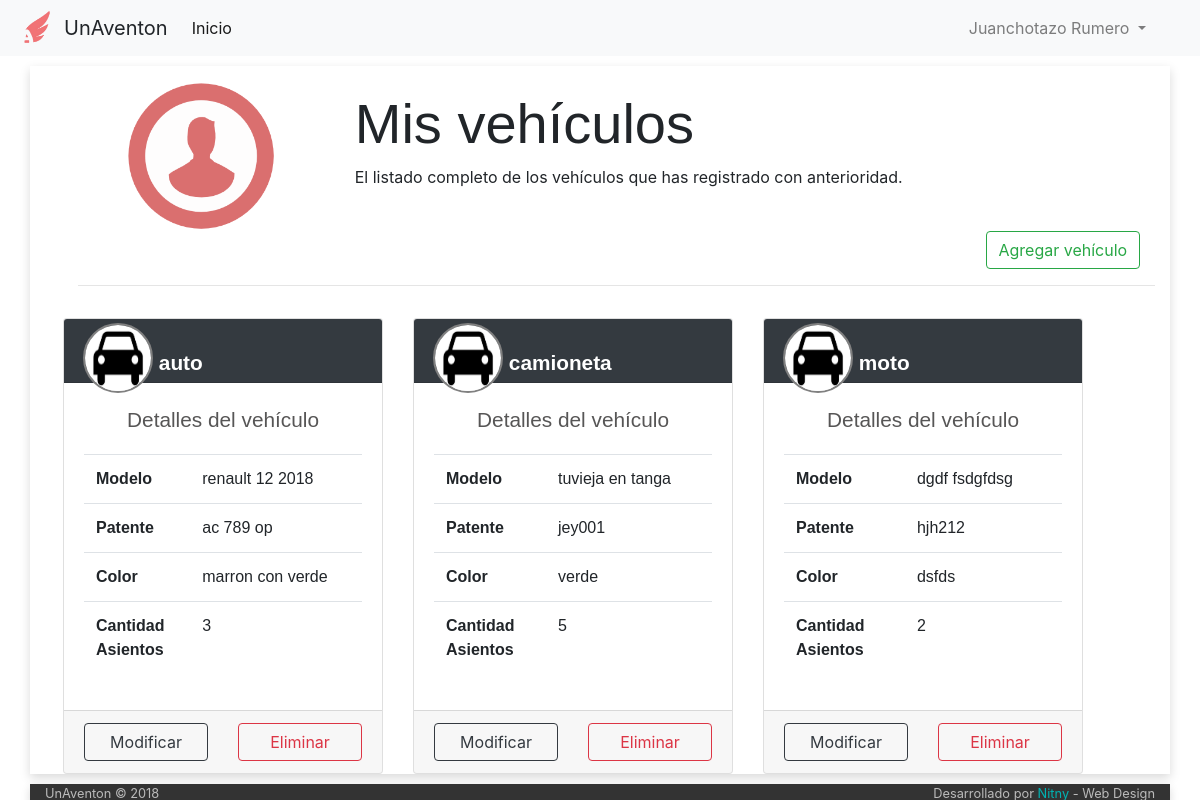
The page /listado-vehiculos (signed in) on the database as committed earlier.
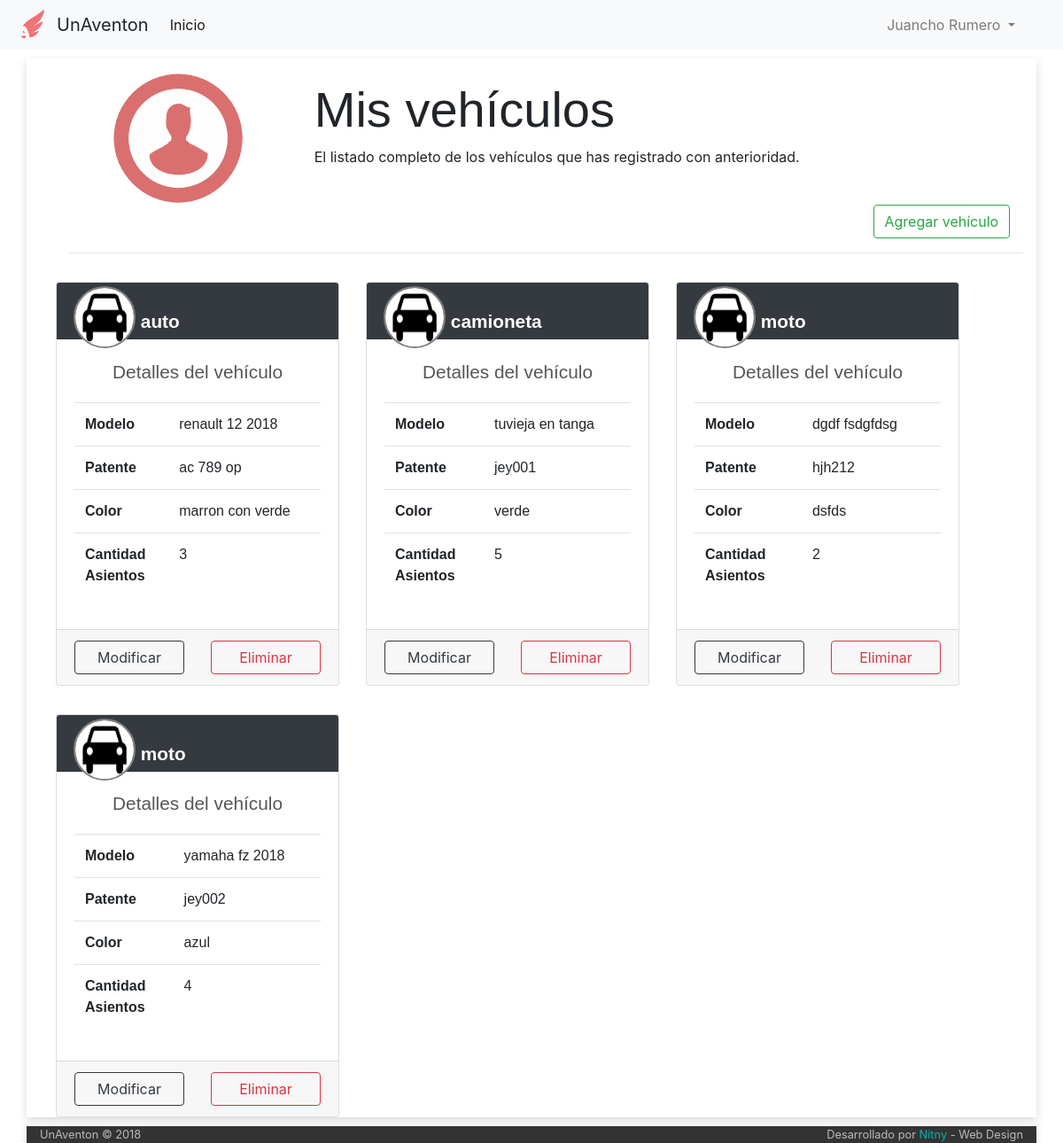
The same page on the database as committed later.
### tables this page shows
CREATE TABLE IF NOT EXISTS `vehiculo` (
  `idVehiculo` int(6) NOT NULL AUTO_INCREMENT,
  `idPropietario` int(6) NOT NULL,
  `cant_asientos` int(2) NOT NULL,
  `modelo` varchar(30) NOT NULL,
  `marca` varchar(30) NOT NULL,
  `color` varchar(20) NOT NULL,
  `patente` varchar(10) NOT NULL COMMENT 'puede ser patente extrangera',
  `estado` varchar(20) NOT NULL,
  `tipo` int(1) DEFAULT NULL,
  PRIMARY KEY (`idVehiculo`)
);

CREATE TABLE IF NOT EXISTS `tipo_vehiculo` (
  `idTipo` int(1) NOT NULL AUTO_INCREMENT,
  `icono` varchar(140) DEFAULT NULL,
  `tipo` varchar(11) NOT NULL,
  PRIMARY KEY (`idTipo`)
);

### index.php (called while the page is built, shortened)
<?php
	include ('php/inicio_body.php');
	$router = new Router;
	$vars = $router->get_variables();
	render($vars);
	include ('php/cierre_body.php');

### controller/listado-vehiculos.php (the view, shortened to what this page needs)
<?php
function render($vars = []){
	include('php/conexion.php');
	?>
		<div class="container" style="width:200rem; padding-left: 3rem">
		<div class="row">
		    <div class="col-md-3" style="text-align: center">
		      <img src="img/user.png" alt="imagen de usuario" style="width: 150px; margin-top: 15px">
		    </div>
		    <div class="col-md-8" style="margin-top: 1.5rem">
		      <h1 class="display-4" style="font-family: helvetica;">Mis vehículos</h1>
		      <p> El listado completo de los vehículos que has registrado con anterioridad. </p>
		    </div>
		</div>
		<div class="row">
			<div class="offset-10">
				<button type="button" name="cargaVehiculo" class="btn btn-outline-success" data-toggle="modal" data-target="#CargarAuto">Agregar vehículo</button>
			</div>
		</div>
		 <hr>
	<?php
	$consulta = "select *, vehiculo.tipo as 'vehiculotipo'
							from vehiculo
							INNER JOIN tipo_vehiculo on vehiculo.tipo=tipo_vehiculo.idTipo
						  where idPropietario='$_SESSION[userId]'";
	$vehiculos=mysqli_query($conexion, $consulta)
			or die("error de la consulta:".mysqli_error($conexion));
	$numElto = 0;
	$vehiculo = mysqli_fetch_array($vehiculos);
	while($vehiculo){
		?>
		<div class="row" style="margin-top: 2rem">
			<div class="card-deck">
		<?php
		$elementosEnFila = 1;
		while(($vehiculo) &&($elementosEnFila <= 3)){
?>
				<div class="card" style="width: 20rem;">
							    <div class="card-header bg-dark text-white">
								    	<div class="profile-header-container">
								  			<div class="row" style="margin-top: -.5rem; margin-left: -1rem;">
								  				<div class="col col-md-4 profile-header-img">
											     	<img class="img-circle" src="img/icono_coche.jpg"/>
												</div>
												<div class="col col-md-8" style="margin-top: 1.5rem; margin-left: -1.7rem;">
											   		<p class="text-left tipo" style="font-family: helvetica; font-size: 1.3rem"> <?php echo $vehiculo['tipo'];?></p>
												</div>
								  			</div>
										</div>
								    </div>
							    <div class="card-body">
							      <h5 class="card-title text-center" style="font-family: sans-serif;font-size: 1.3rem;color: #575656; margin-top: .3rem; margin-bottom: 1.3rem;">Detalles del vehículo</h5>
									<table class="table">
									  <tbody>
									    <tr>
									      <th scope="row">Modelo</th>
									      <td><?php echo "$vehiculo[marca] $vehiculo[modelo]"; ?></td>
									    </tr>
									    <tr>
									      <th scope="row">Patente</th>
									      <td><?php echo $vehiculo['patente']; ?></td>
									    </tr>
									    <tr>
									      <th scope="row">Color</th>
									      <td style=""><?php echo $vehiculo['color']; ?></td>
									    </tr>
									    <tr>
									      <th scope="row">Cantidad<br>Asientos</th>
									      <td><?php echo $vehiculo['cant_asientos']; ?></td>
									    </tr>
									  </tbody>
									</table>
							    </div>
							    <div class="card-footer">
							      <div class="row">
							      	<div class="col col-md-6">
							      			<button type="button" class="btn btn-outline-dark btn-block" data-toggle="modal" data-target="<?php echo "#ModificarAuto$numElto"?>">Modificar</button>
							      		</div>
							      		<div class="col col-md-6">
							      			<button type="button" class="btn btn-outline-danger btn-block">Eliminar</button>
							      		</div>
							      </div>
							    </div>
							  </div>
							  <?php
			$elementosEnFila++;
			$numElto++;
			$vehiculo = mysqli_fetch_array($vehiculos);
		}
		?>
		</div>
	</div>
		<?php
	}
	?>
	</div>
	<div class="container">
	<?php
}

### php/inicio_body.php (shortened to what this page needs)
<!DOCTYPE html>
<html>
  <head>
    <link rel="stylesheet" href="https://maxcdn.bootstrapcdn.com/bootstrap/4.0.0/css/bootstrap.min.css">
    <link rel="stylesheet" href="/css/stylo.css">
    <link rel="stylesheet" type="text/css" href="/css/estilo-listado-vehiculos.css">
  </head>
  <body>
    <?php
      include('php/navbar.php');
    ?>

### php/navbar.php (shortened to what this page needs)
<nav class="navbar navbar-expand-lg navbar-light bg-light">
  <img src="img/logo.png" alt="logo" style="width: 40px; margin-right: 8px">
  <a class="navbar-brand">UnAventon</a>
  <div class="collapse navbar-collapse" id="navbarSupportedContent">
    <ul class="navbar-nav mr-auto">
      <li class="nav-item active">
        <a class="nav-link" href="/">Inicio <span class="sr-only">(current)</span></a>
      </li>
    </ul>
      <?php
      if(isset($_SESSION['nombre'])){
        ?>
        <ul class='navbar-nav float-right' style="margin-right: 30px">
            <li class="nav-item dropdown">
                <a class="nav-link dropdown-toggle" href="#" id="navbarDropdown" role="button" data-toggle="dropdown" aria-haspopup="true" aria-expanded="false">
                  <?php echo $_SESSION['nombre']." ".$_SESSION['apellido']; ?>
                </a>
            </li>
        </ul>
        <?php
      }
      ?>
  </div>
</nav>

### php/cierre_body.php (shortened to what this page needs)
<div class="row" style="background-color: #333; color: #bbb">
  <div class="col-md-12">
    <small class="float-left">UnAventon © 2018</small>
    <small class="float-right">Desarrollado por <span style="color:#00b3b3">Nitny</span> - Web Design</small>
  </div>
</div>
</div>
</body>
</html>

### css/stylo.css (style rules this page uses)
body { background-color: #FFF; }
.container { margin-top: 10px; background-color: #fff; box-shadow: 0px 4px 10px #dadada; }

### css/estilo-listado-vehiculos.css (style rules this page uses)
.card-header { height: 4rem; }
.profile-header-img { width: 3rem; }
.profile-header-img > img.img-circle { width: 70px; height: 70px; max-width: 100px; max-height: 100px; -webkit-border-radius: 50%; -moz-border-radius: 50%; border-radius: 50%; border: 2px solid grey; }
.tipo { color: white; font-family: sans-serif; font-size: 40rem; font-weight: bold; }
th,tr { font-family: helvetica; }

Rows that differ between the two databases and show on the page:
added vehiculo: tipo_vehiculo.tipo "moto", marca "yamaha", modelo "fz 2018", patente "jey002", color "azul", cant_asientos "4"
Other text that changed with them:
$_SESSION['nombre']: "Juanchotazo" → "Juancho"
